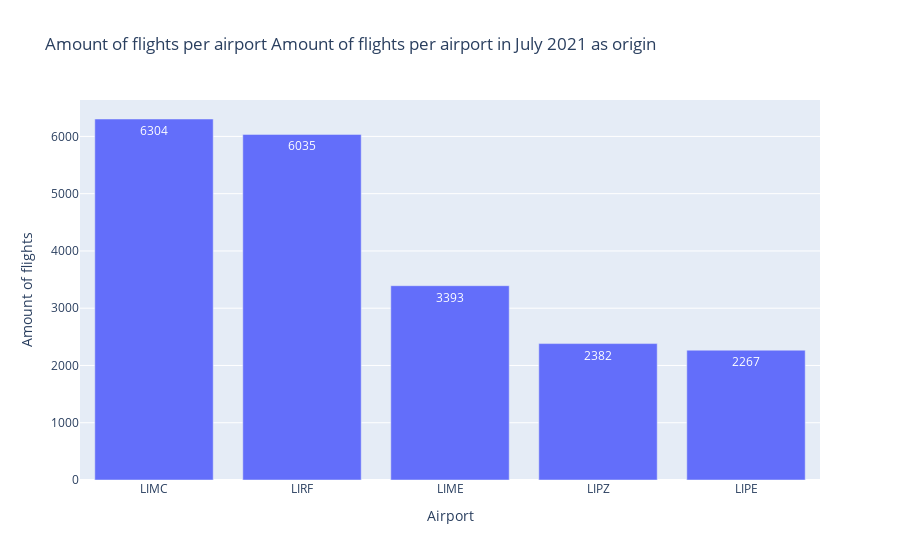
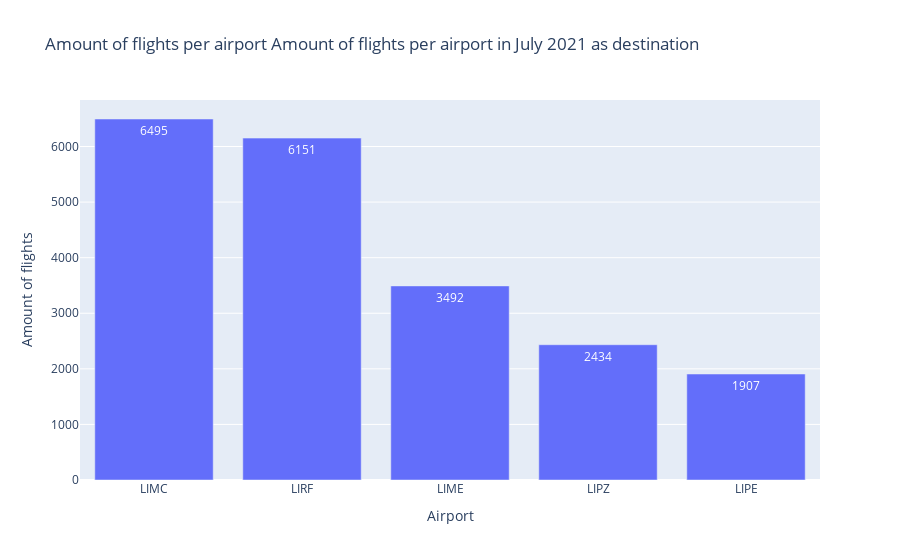

Notebook code cell kept with these figures, in order:
### Code cell
#import pandas and numpy to work with databases from the airports
import pandas as pd
import numpy as np

#import the csv file with the amount of flights per airport for july 2021
df = pd.read_csv('C:/Users/thoma/Downloads/flightlist_20210701_20210731.csv.gz', compression='gzip', header=0, sep=',', quotechar='"')
df.head()

#Filter the database so only the airports of interest are included
df1 = df[(df['origin'] == 'LIME') | (df['origin'] == 'LIPZ') | (df['origin'] == 'LIPE') | (df['origin'] == 'LIRF') | (df['origin'] == 'LIMC') | (df['destination'] == 'LIME') | (df['destination'] == 'LIPZ') | (df['destination'] == 'LIPE') | (df['destination'] == 'LIRF') | (df['destination'] == 'LIMC')]
df1.head(10)


#show the amount of inbounds and outbounds flights
df1['origin'].value_counts()
df1['destination'].value_counts()

#Show the amount of outbound flights per airport and create a bar chart
import plotly.express as px
fig = px.bar(df1, x=df1['origin'].value_counts().index, y=df1['origin'].value_counts().values, title='Amount of flights per airport Amount of flights per airport in July 2021 as origin')
fig.update_xaxes(title_text='Airport')
fig.update_yaxes(title_text='Amount of flights')
fig.update_traces(text=df1['origin'].value_counts().values)
fig.update_xaxes(range=(-0.5, 4.5))
fig.show()

#Show the amount of inbound flights per airport and create a bar chart
import plotly.express as px
fig = px.bar(df1, x=df1['destination'].value_counts().index, y=df1['destination'].value_counts().values, title='Amount of flights per airport Amount of flights per airport in July 2021 as destination')
fig.update_xaxes(title_text='Airport')
fig.update_yaxes(title_text='Amount of flights')
fig.update_traces(text=df1['destination'].value_counts().values)
fig.update_xaxes(range=(-0.5, 4.5))
fig.show()

#combine the amount of inbound and outbound flights per airport and create a new dataframe with inbound, outbound and total flights
df2 = pd.concat([df1['origin'].value_counts(), df1['destination'].value_counts()], axis=1)
df2.columns = ['origin', 'destination']
df2['total'] = df2['origin'] + df2['destination']
df2 = df2.sort_values(by='total', ascending=False)
df2.head(5)

#add the month and the year to the dataframe and show this new dataframe
df2['year'] = 2021
df2['month'] = 7
print(df2.head(5))

#plot the total number of flights per airport in a bar chart
import plotly.express as px
fig = px.bar(df2, x=df2.index, y=df2['total'], title='Amount of total inbound and outbound flights per airport in July 2021')
fig.update_xaxes(title_text='Airport')
fig.update_yaxes(title_text='Amount of flights')
fig.update_traces(text=df2['total'])
fig.update_xaxes(range=(-0.5, 4.5))
fig.show()

#safe the shortend and filterd data to a new csv file, this csv file will be used in the last section to answer the subquestion
df2.to_csv('C:/Users/thoma/Downloads/flightlist_short_20210701_20210731.csv.gz', compression='gzip', header=True, sep=',', quotechar='"')

### Figure 1 — Plotly figure (JSON) as saved in the notebook; plotly's stock layout.template omitted (floating-point values rounded to 4 significant figures; data arrays with more than 128 entries replaced by an {"elided": "..."} marker saying what was removed)
{"data": [{"alignmentgroup": "True", "hovertemplate": "x=%{x}<br>y=%{y}<extra></extra>", "legendgroup": "", "marker": {"color": "#636efa", "pattern": {"shape": ""}}, "name": "", "offsetgroup": "", "orientation": "v", "showlegend": false, "text": {"elided": "347 int values"}, "textposition": "auto", "type": "bar", "x": {"elided": "347 str values"}, "xaxis": "x", "y": {"elided": "347 int values"}, "yaxis": "y"}], "layout": {"barmode": "relative", "legend": {"tracegroupgap": 0}, "title": {"text": "Amount of flights per airport Amount of flights per airport in July 2021 as origin"}, "xaxis": {"anchor": "y", "domain": [0, 1], "range": [-0.5, 4.5], "title": {"text": "Airport"}}, "yaxis": {"anchor": "x", "domain": [0, 1], "title": {"text": "Amount of flights"}}}}

### Figure 2 — Plotly figure (JSON) as saved in the notebook; plotly's stock layout.template omitted (floating-point values rounded to 4 significant figures; data arrays with more than 128 entries replaced by an {"elided": "..."} marker saying what was removed)
{"data": [{"alignmentgroup": "True", "hovertemplate": "x=%{x}<br>y=%{y}<extra></extra>", "legendgroup": "", "marker": {"color": "#636efa", "pattern": {"shape": ""}}, "name": "", "offsetgroup": "", "orientation": "v", "showlegend": false, "text": {"elided": "387 int values"}, "textposition": "auto", "type": "bar", "x": {"elided": "387 str values"}, "xaxis": "x", "y": {"elided": "387 int values"}, "yaxis": "y"}], "layout": {"barmode": "relative", "legend": {"tracegroupgap": 0}, "title": {"text": "Amount of flights per airport Amount of flights per airport in July 2021 as destination"}, "xaxis": {"anchor": "y", "domain": [0, 1], "range": [-0.5, 4.5], "title": {"text": "Airport"}}, "yaxis": {"anchor": "x", "domain": [0, 1], "title": {"text": "Amount of flights"}}}}
